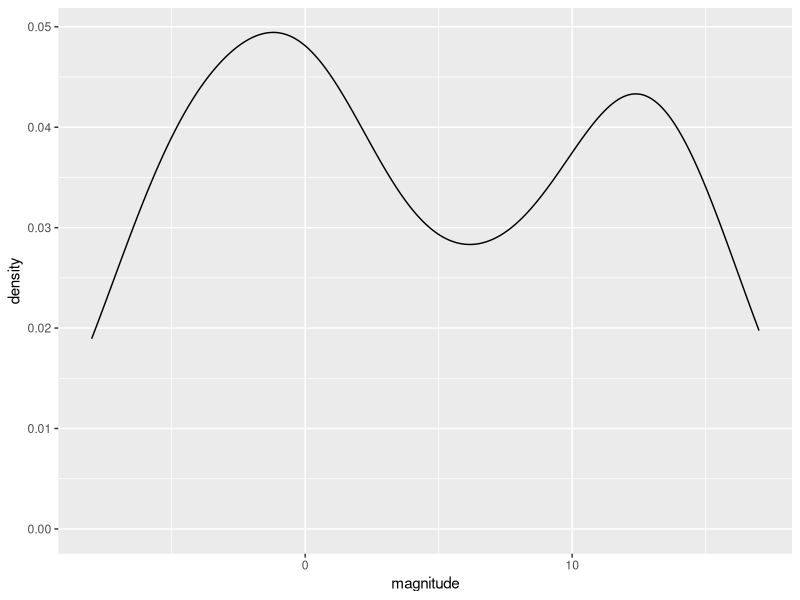
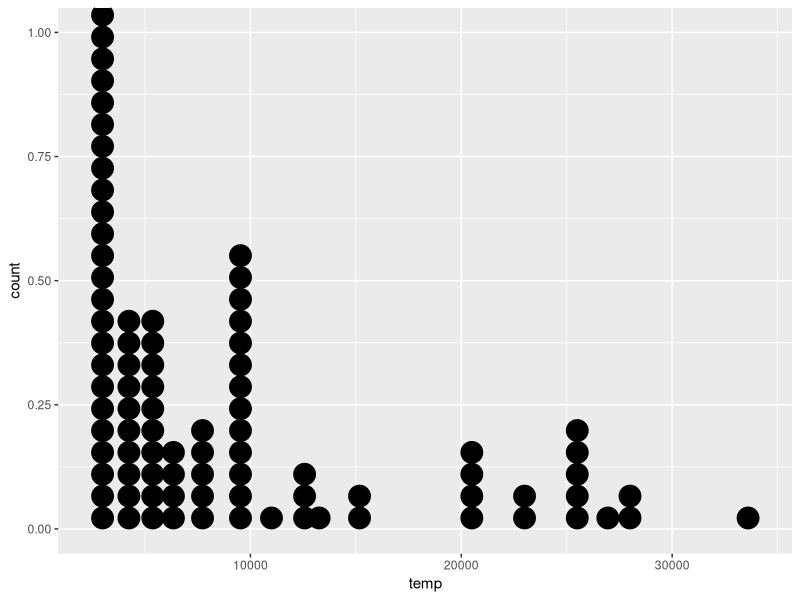
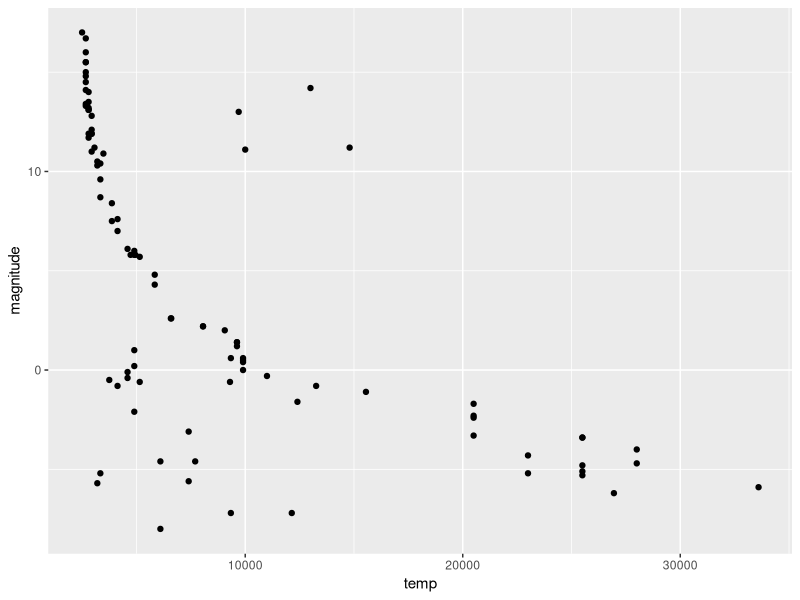

R code for these plots, in order: (Note: this script raises an error after producing the figures.)
library(tidyverse)
library(dslabs)
data(stars)
options(digits = 3)   # report 3 significant digits

stars %>%
  summarise(mean = mean(magnitude), sd = sd(magnitude))

stars %>%
  ggplot(aes(magnitude)) +
  geom_density()

stars %>%
  ggplot(aes(temp)) +
  geom_dotplot()

stars %>%
  ggplot(aes(temp, magnitude)) +
  geom_point()

stars %>%
  ggplot(aes(temp, magnitude, label = star)) +
  geom_point() +
  scale_y_reverse() +
  scale_x_log10() +
  scale_x_reverse() +
  geom_text_repel()

stars %>%
  ggplot(aes(temp, magnitude, label = type, color = type)) +
  geom_point() +
  scale_y_reverse() +
  scale_x_log10() +
  scale_x_reverse() +
  geom_text_repel()
